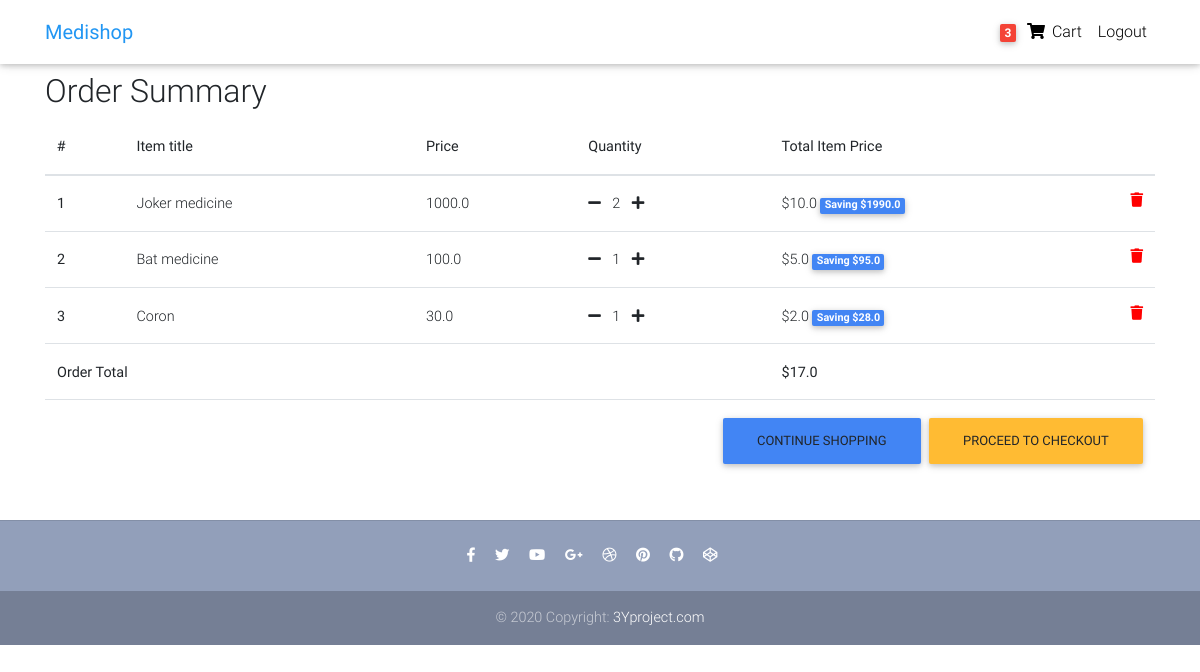
The page /order-summary/ (signed in) on the database as committed earlier.
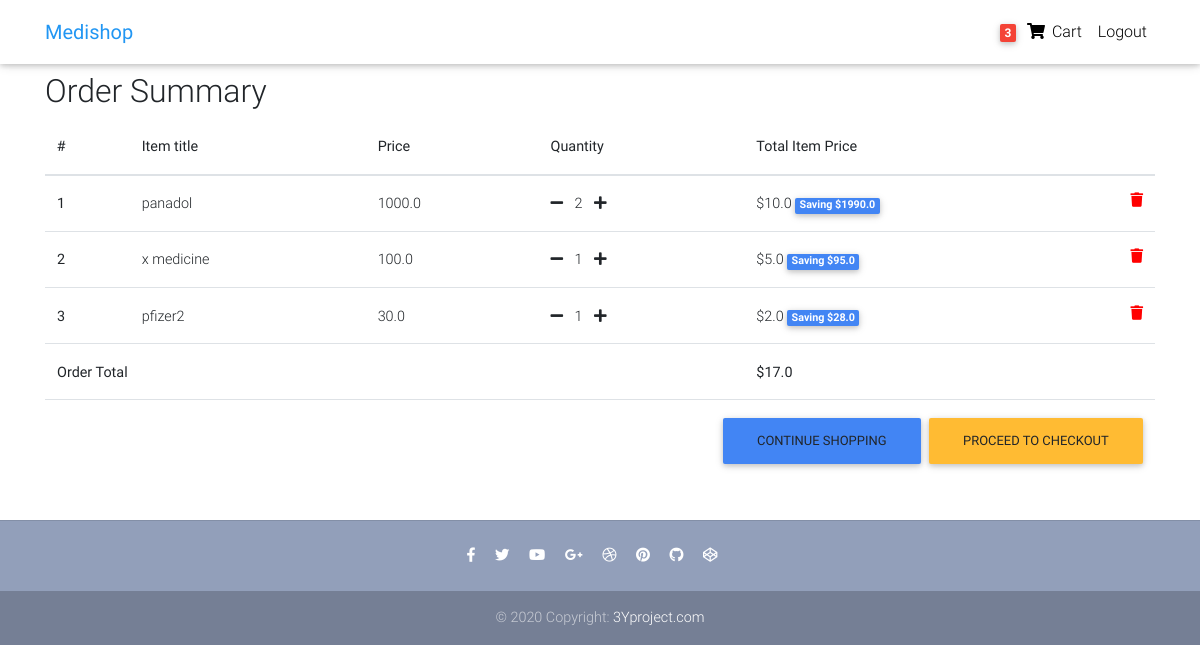
The same page on the database as committed later.
### core/models.py (models this page shows, shortened)
class OrderItem(models.Model):
    user = models.ForeignKey(settings.AUTH_USER_MODEL,
                             on_delete=models.CASCADE)
    ordered = models.BooleanField(default=False)
    item = models.ForeignKey(Item, on_delete=models.CASCADE)
    quantity = models.IntegerField(default=1)
    def get_total_item_price(self):
        return self.quantity * self.item.price
    def get_total_discount_item_price(self):
        return self.quantity * self.item.discount_price
    def get_amount_saved(self):
        return self.get_total_item_price() - self.get_total_discount_item_price()
    def get_final_price(self):
        if self.item.discount_price:
            return self.get_total_discount_item_price()
        return self.get_total_item_price()

class Item(models.Model):
    title = models.CharField(max_length=100)
    price = models.FloatField()
    discount_price = models.FloatField(blank=True, null=True)
    category = models.CharField(choices=CATEGORY_CHOICES, max_length=2)
    label = models.CharField(choices=LABEL_CHOICES, max_length=1)
    slug = models.SlugField()
    description = models.TextField()
    image = models.ImageField()

### core/views.py (the view)
# urls.py: path('order-summary/', OrderSummaryView.as_view(), name='order-summary'),
class OrderSummaryView(LoginRequiredMixin, View):
    def get(self, *args, **kwargs):
        try:
            order = Order.objects.get(user=self.request.user, ordered=False)
            context = {
                'object': order
            }
            return render(self.request, 'order_summary.html', context)
        except ObjectDoesNotExist:
            messages.warning(self.request, "You do not have an active order")
            return redirect("/")

### core/models.py (called while the page is built)
    def get_total(self):
        total = 0
        for order_item in self.items.all():
            total += order_item.get_final_price()
        if self.coupon:
            total -= self.coupon.amount
        return total

### core/templatetags/cart_template_tags.py (called while the page is built)
@register.filter
def cart_item_count(user):
    if user.is_authenticated:
        qs = Order.objects.filter(user=user, ordered=False)
        if qs.exists():
            return qs[0].items.count()
    return 0

### templates/order_summary.html (shortened to what this page needs)
{% extends "base.html" %}
{% block content %}
  <main>
    <div class="container">
    <div class="table-responsive text-nowrap">
    <h2>Order Summary</h2>
    <table class="table">
        <thead>
        <tr>
            <th scope="col">#</th>
            <th scope="col">Item title</th>
            <th scope="col">Price</th>
            <th scope="col">Quantity</th>
            <th scope="col">Total Item Price</th>
        </tr>
        </thead>
        <tbody>
        {% for order_item in object.items.all %}
        <tr>
            <th scope="row">{{ forloop.counter }}</th>
            <td>{{ order_item.item.title }}</td>
            <td>{{ order_item.item.price }}</td>
            <td>
                <a href="{% url 'core:remove-single-item-from-cart' order_item.item.slug %}"><i class="fas fa-minus mr-2"></i></a>
                {{ order_item.quantity }}
                <a href="{% url 'core:add-to-cart' order_item.item.slug %}"><i class="fas fa-plus ml-2"></i></a>
            </td>
            <td>
            {% if order_item.item.discount_price %}
                ${{ order_item.get_total_discount_item_price }}
                <span class="badge badge-primary">Saving ${{ order_item.get_amount_saved }}</span>
            {% else %}
                ${{ order_item.get_total_item_price }}
            {% endif %}
            <a style='color: red;' href="{% url 'core:remove-from-cart' order_item.item.slug %}">
                <i class="fas fa-trash float-right"></i>
            </a>
            </td>
        </tr>
        {% endfor %}
        {% if object.get_total %}
        <tr>
            <td colspan="4"><b>Order Total</b></td>
            <td><b>${{ object.get_total }}</b></td>
        </tr>
        <tr>
            <td colspan="5">
            <a class='btn btn-warning float-right ml-2' href='/checkout/'>Proceed to checkout</a>
            <a class='btn btn-primary float-right' href='/'>Continue shopping</a>
            </td>
        </tr>
        {% endif %}
        </tbody>
    </table>
    </div>
    </div>
  </main>
{% endblock content %}

Rows that differ between the two databases and show on the page:
changed through a linked row, OrderItem: item "Joker medicine" → "panadol"
changed through a linked row, OrderItem: item "Bat medicine" → "x medicine"
changed through a linked row, OrderItem: item "Coron" → "pfizer2"
